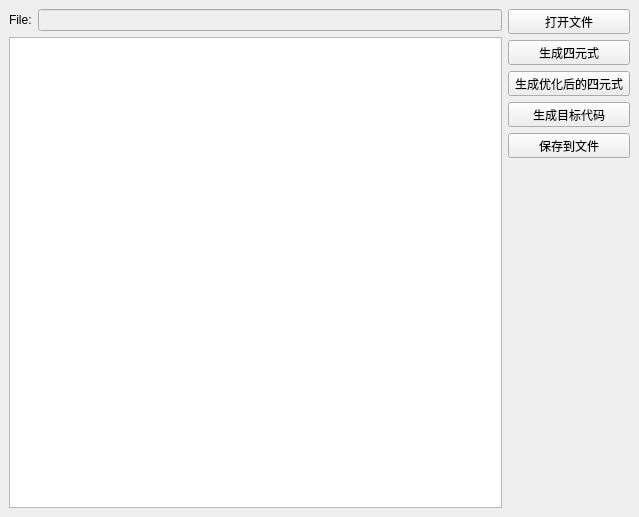
<?xml version="1.0" encoding="UTF-8"?>
<ui version="4.0">
 <class>MainWindow</class>
 <widget class="QMainWindow" name="MainWindow">
  <property name="geometry">
   <rect>
    <x>0</x>
    <y>0</y>
    <width>639</width>
    <height>517</height>
   </rect>
  </property>
  <property name="sizePolicy">
   <sizepolicy hsizetype="Preferred" vsizetype="Preferred">
    <horstretch>0</horstretch>
    <verstretch>0</verstretch>
   </sizepolicy>
  </property>
  <property name="windowTitle">
   <string>编译器</string>
  </property>
  <widget class="QWidget" name="centralwidget">
   <layout class="QGridLayout" name="gridLayout">
    <item row="0" column="0">
     <layout class="QHBoxLayout" name="horizontalLayout">
      <item>
       <layout class="QVBoxLayout" name="verticalLayout_2">
        <item>
         <layout class="QHBoxLayout" name="horizontalLayout_2">
          <item>
           <widget class="QLabel" name="label">
            <property name="text">
             <string>File:</string>
            </property>
           </widget>
          </item>
          <item>
           <widget class="QLineEdit" name="filePath">
            <property name="enabled">
             <bool>false</bool>
            </property>
           </widget>
          </item>
         </layout>
        </item>
        <item>
         <widget class="QTextBrowser" name="fileContent"/>
        </item>
       </layout>
      </item>
      <item>
       <layout class="QVBoxLayout" name="verticalLayout">
        <item>
         <widget class="QToolButton" name="openFile">
          <property name="sizePolicy">
           <sizepolicy hsizetype="Ignored" vsizetype="Fixed">
            <horstretch>0</horstretch>
            <verstretch>0</verstretch>
           </sizepolicy>
          </property>
          <property name="text">
           <string>打开文件</string>
          </property>
          <property name="checkable">
           <bool>false</bool>
          </property>
         </widget>
        </item>
        <item>
         <widget class="QToolButton" name="quaternion">
          <property name="sizePolicy">
           <sizepolicy hsizetype="Ignored" vsizetype="Fixed">
            <horstretch>0</horstretch>
            <verstretch>0</verstretch>
           </sizepolicy>
          </property>
          <property name="text">
           <string>生成四元式</string>
          </property>
          <property name="checkable">
           <bool>false</bool>
          </property>
         </widget>
        </item>
        <item>
         <widget class="QToolButton" name="opt_quaternion">
          <property name="sizePolicy">
           <sizepolicy hsizetype="Fixed" vsizetype="Fixed">
            <horstretch>0</horstretch>
            <verstretch>0</verstretch>
           </sizepolicy>
          </property>
          <property name="text">
           <string>生成优化后的四元式</string>
          </property>
          <property name="checkable">
           <bool>false</bool>
          </property>
         </widget>
        </item>
        <item>
         <widget class="QToolButton" name="code">
          <property name="sizePolicy">
           <sizepolicy hsizetype="Ignored" vsizetype="Fixed">
            <horstretch>0</horstretch>
            <verstretch>0</verstretch>
           </sizepolicy>
          </property>
          <property name="text">
           <string>生成目标代码</string>
          </property>
         </widget>
        </item>
        <item>
         <widget class="QToolButton" name="saveFile">
          <property name="sizePolicy">
           <sizepolicy hsizetype="Ignored" vsizetype="Fixed">
            <horstretch>0</horstretch>
            <verstretch>0</verstretch>
           </sizepolicy>
          </property>
          <property name="text">
           <string>保存到文件</string>
          </property>
         </widget>
        </item>
        <item>
         <spacer name="verticalSpacer">
          <property name="orientation">
           <enum>Qt::Vertical</enum>
          </property>
          <property name="sizeHint" stdset="0">
           <size>
            <width>20</width>
            <height>40</height>
           </size>
          </property>
         </spacer>
        </item>
       </layout>
      </item>
     </layout>
    </item>
   </layout>
  </widget>
  <widget class="QMenuBar" name="menubar">
   <property name="geometry">
    <rect>
     <x>0</x>
     <y>0</y>
     <width>639</width>
     <height>30</height>
    </rect>
   </property>
  </widget>
 </widget>
 <resources/>
 <connections/>
</ui>
